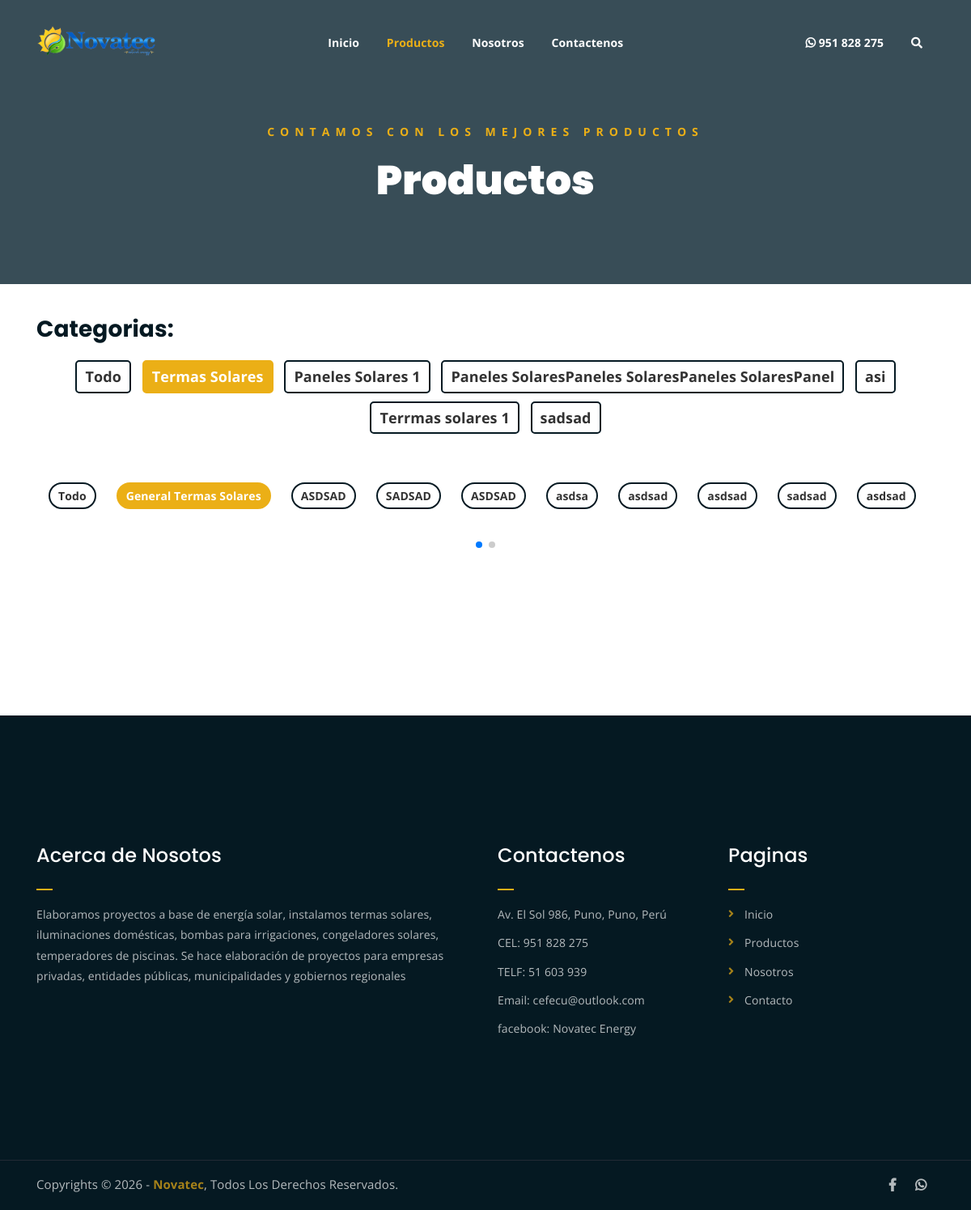
Page /productos/termas-solares/general-termas-solares on the earlier database version.
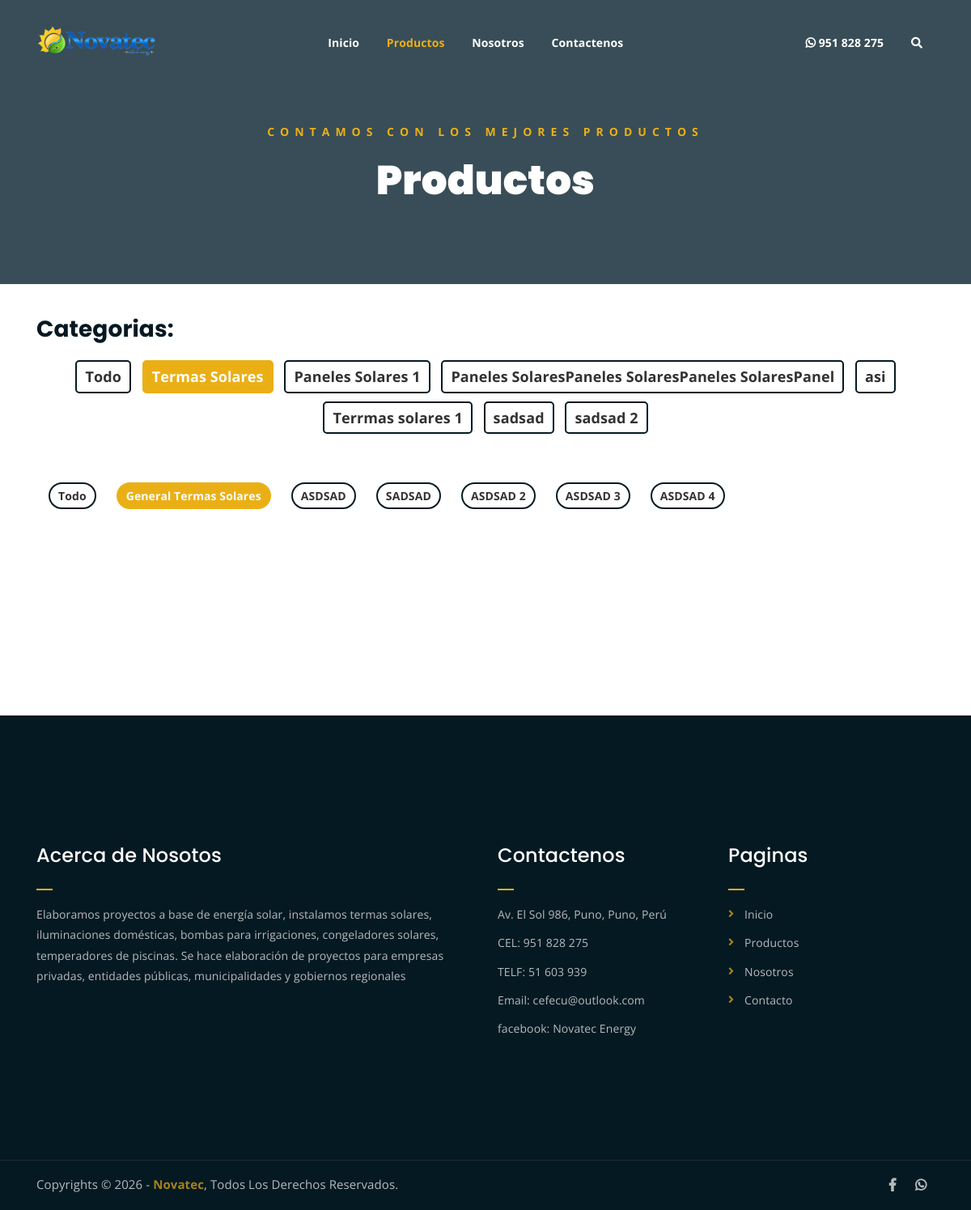
Same page on the later database version.
### tables this page shows
CREATE TABLE `category` (
  `id` int(11) NOT NULL AUTO_INCREMENT,
  `category` varchar(50) NOT NULL,
  `slug` varchar(120) NOT NULL,
  PRIMARY KEY (`id`),
  UNIQUE KEY `category_slug_unique` (`slug`),
  UNIQUE KEY `category_name_unique` (`category`)
);

CREATE TABLE `subcategory` (
  `id` int(11) NOT NULL AUTO_INCREMENT,
  `id_category` int(11) NOT NULL,
  `subcategory` varchar(50) NOT NULL,
  `slug` varchar(120) NOT NULL,
  PRIMARY KEY (`id`),
  UNIQUE KEY `subcategory_category_pair` (`id`,`id_category`),
  UNIQUE KEY `subcategory_category_slug_unique` (`id_category`,`slug`),
  UNIQUE KEY `subcategory_category_name_unique` (`id_category`,`subcategory`),
  KEY `id_category` (`id_category`),
  CONSTRAINT `subcategory_category_fk` FOREIGN KEY (`id_category`) REFERENCES `category` (`id`) ON UPDATE CASCADE
);

### includes/functions.php (called while the page is built, shortened)
<?php
function novatec_config(?string $section = null)
{
    static $config = null;
    if ($config === null) {
        $config = require __DIR__ . '/../config/config.php';
    }
    return $section === null ? $config : ($config[$section] ?? null);
}
function e($value): string
{
    return htmlspecialchars((string) $value, ENT_QUOTES, 'UTF-8');
}
function base_path(): string
{
    $scriptName = str_replace('\\', '/', $_SERVER['SCRIPT_NAME'] ?? '');
    $dir = trim(str_replace('\\', '/', dirname($scriptName)), '/');
    return '/' . $dir;
}
function url_path(string $path = ''): string
{
    $path = ltrim($path, '/');
    $base = base_path();
    return ($base === '' ? '' : $base) . '/' . $path;
}
function db_connection(): mysqli
{
    static $conn = null;
    if ($conn instanceof mysqli) {
        return $conn;
    }
    $db = novatec_config('database');
    $conn = new mysqli(
        (string) $db['host'],
        (string) $db['user'],
        (string) $db['password'],
        (string) $db['name']
    );
    $conn->set_charset((string) ($db['charset'] ?? 'utf8mb4'));
    return $conn;
}
function db_all(string $sql, string $types = '', array $params = []): array
{
    $conn = db_connection();
    if ($types === '') {
        $result = $conn->query($sql);
        return $result->fetch_all(MYSQLI_ASSOC);
    }
    $stmt = $conn->prepare($sql);
    $bindParams = $params;
    $stmt->bind_param($types, ...$bindParams);
    $stmt->execute();
    $result = $stmt->get_result();
    return $result ? $result->fetch_all(MYSQLI_ASSOC) : [];
}
function db_one(string $sql, string $types = '', array $params = []): ?array
{
    $rows = db_all($sql, $types, $params);
    return $rows[0] ?? null;
}
function get_categories(): array
{
    return db_all('SELECT id, category, slug FROM category ORDER BY id ASC');
}
function get_category_by_slug(string $slug): ?array
{
    return db_one('SELECT id, category, slug FROM category WHERE slug = ? LIMIT 1', 's', [$slug]);
}
function get_subcategories_by_category(int $categoryId): array
{
    return db_all('SELECT id, id_category, subcategory, slug FROM subcategory WHERE id_category = ? ORDER BY id ASC', 'i', [$categoryId]);
}
function get_subcategory_by_slug(int $categoryId, string $slug): ?array
{
    return db_one('SELECT id, id_category, subcategory, slug FROM subcategory WHERE id_category = ? AND slug = ? LIMIT 1', 'is', [$categoryId, $slug]);
}
function category_url(array $category): string
{
    return url_path(category_path($category));
}
function category_path(array $category): string
{
    $slug = (string) ($category['category_slug'] ?? $category['slug'] ?? '');
    return 'productos/' . ($slug !== '' ? $slug : slugify((string) ($category['category'] ?? 'productos')));
}
function subcategory_url(array $category, array $subcategory): string
{
    return url_path(subcategory_path($category, $subcategory));
}
function subcategory_path(array $category, array $subcategory): string
{
    $slug = (string) ($subcategory['subcategory_slug'] ?? $subcategory['slug'] ?? '');
    return category_path($category) . '/' . ($slug !== '' ? $slug : slugify((string) ($subcategory['subcategory'] ?? 'subcategoria')));
}

### productos.php (the view, shortened to what the rows shown need)
<?php
require_once __DIR__ . '/includes/components.php';
$categorySlug = trim((string) ($_GET['category_slug'] ?? ''));
$subcategorySlug = trim((string) ($_GET['subcategory_slug'] ?? ''));
$category = $categorySlug !== '' ? get_category_by_slug($categorySlug) : null;
$subcategory = null;
if ($category && $subcategorySlug !== '') {
    $subcategory = get_subcategory_by_slug((int) $category['id'], $subcategorySlug);
}
$categories = get_categories();
$subcategories = $category ? get_subcategories_by_category((int) $category['id']) : [];
render_site_header();
?>
<div class="product-section mt-30 mb-150">
    <div class="container">
        <div class="row">
            <div class="col-md-12">
                <div class="product-category">
                    <ul>
                        <?php foreach ($categories as $row) { ?>
                            <a href="<?php echo e(category_url($row)); ?>">
                                <li class="<?php echo ($category && ((int) $row['id'] === (int) $category['id'])) ? 'active' : ''; ?>"><?php echo e($row['category']); ?></li>
                            </a>
                        <?php } ?>
                    </ul>
                </div>
            </div>
        </div>
        <?php if ($category) { ?>
            <div class="row">
                <div class="col-md-12">
                    <div class="product-filters swiper">
                        <ul class="swiper-wrapper">
                            <?php foreach ($subcategories as $row) { ?>
                                <li class="<?php echo ($subcategory && (int) $subcategory['id'] === (int) $row['id']) ? 'active ' : ''; ?>swiper-slide" data-filter=".<?php echo (int) $row['id']; ?>"><a href="<?php echo e(subcategory_url($category, $row)); ?>"><?php echo e($row['subcategory']); ?></a></li>
                            <?php } ?>
                        </ul>
                    </div>
                </div>
            </div>
        <?php } ?>
    </div>
</div>

Differences in the rows shown:
removed subcategory: subcategory "asdsa"
removed subcategory: subcategory "asdsad"
removed subcategory: subcategory "asdsad"
removed subcategory: subcategory "sadsad"
removed subcategory: subcategory "asdsad"
added category: category "sadsad 2"
changed subcategory: subcategory "ASDSAD" → "ASDSAD 2"
now on this page (row edited): subcategory: subcategory "ASDSAD 3"
added subcategory: subcategory "ASDSAD 4"
